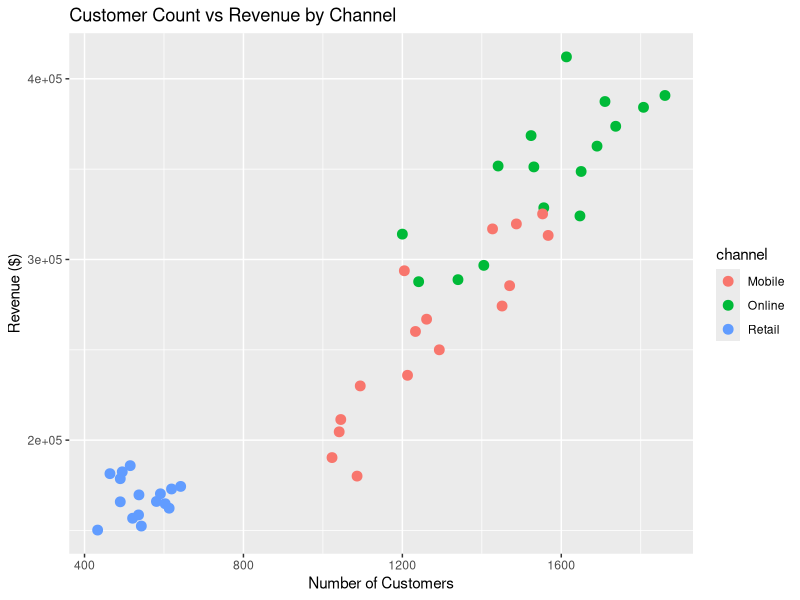

Recreate this plot in R.
## ---- chunk 1

library(ggplot2)

business_data <- read.csv("business_performance.csv")

# Generating a Scatter Plot
ggplot(business_data, aes(x = customers, y = revenue, color = channel)) +
  geom_point(size = 3) +
  labs(title = "Customer Count vs Revenue by Channel",
       x = "Number of Customers", y = "Revenue ($)")
